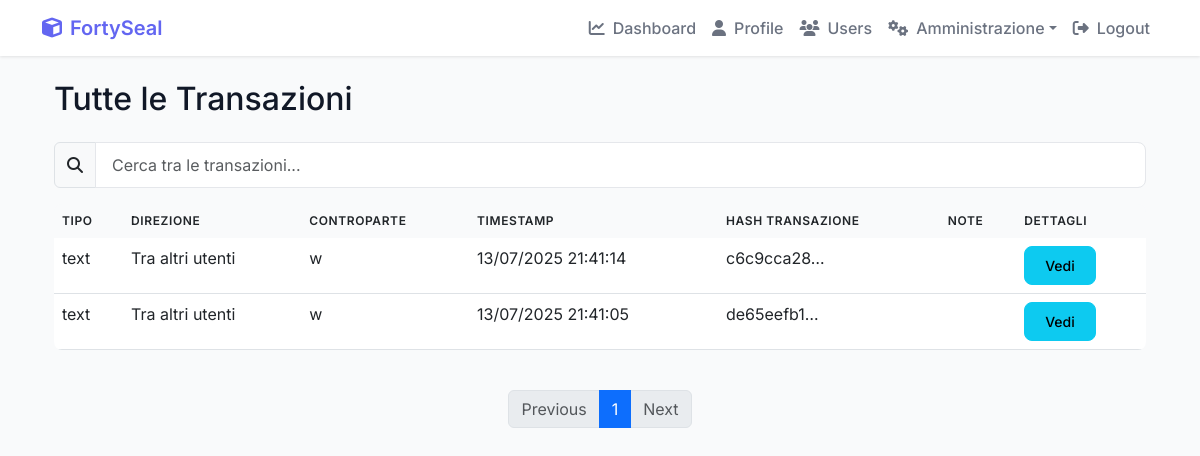
Page /all-transactions/ (signed in) on the earlier database version.
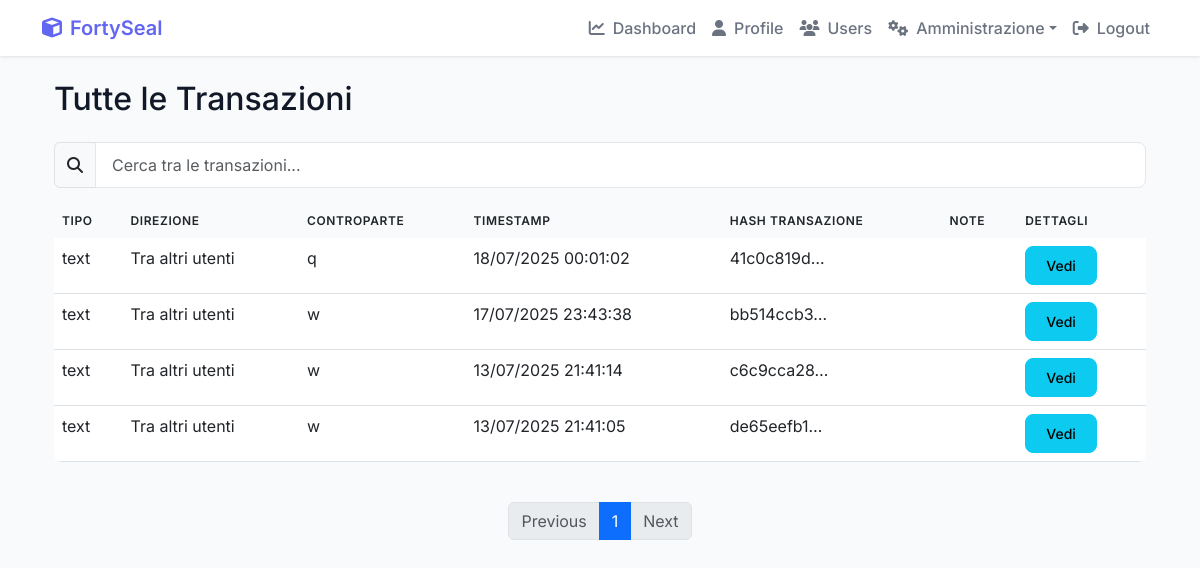
Same page on the later database version.
### Cripto1/models.py (models this page shows, shortened)
class Transaction(models.Model):
    TRANSACTION_TYPES = [
        ('text', 'Text Message'),
        ('file', 'File Upload'),
    ]
    block = models.ForeignKey(Block, on_delete=models.CASCADE, related_name='transactions', null=True, blank=True)
    type = models.CharField(max_length=50, choices=TRANSACTION_TYPES)
    sender = models.ForeignKey(User, on_delete=models.CASCADE, related_name='sent_transactions')
    receiver = models.ForeignKey(User, on_delete=models.CASCADE, related_name='received_transactions')
    sender_public_key = models.TextField(null=True, blank=True)  # Nuovo campo
    content = models.TextField(blank=True)  # For text messages
    file = models.FileField(upload_to='transaction_files/', null=True, blank=True,
                          validators=[FileExtensionValidator(allowed_extensions=['pdf', 'csv', 'xlsx', 'xls', 'doc', 'docx', 'txt'])])
    timestamp = models.FloatField()
    transaction_hash = models.CharField(max_length=255, unique=True)
    signature = models.TextField(null=True, blank=True)
    is_encrypted = models.BooleanField(default=False)
    original_filename = models.CharField(max_length=255, blank=True, null=True) # Per salvare il nome originale del file cifrato
    encrypted_symmetric_key = models.BinaryField(null=True, blank=True) # Per la chiave simmetrica cifrata del file
    receiver_public_key_at_encryption = models.TextField(null=True, blank=True) # Public key of receiver at the time of encryption
    max_downloads = models.IntegerField(null=True, blank=True, default=None) # Numero massimo di download consentiti
    current_downloads = models.IntegerField(default=0) # Contatore dei download effettuati
    is_viewed = models.BooleanField(default=False) # Indica se la transazione è stata visualizzata dal destinatario
    sender_encrypted_content = models.TextField(blank=True, null=True)  # Contenuto crittografato per il mittente (per messaggi di testo)
    sender_encrypted_symmetric_key = models.BinaryField(null=True, blank=True)  # Chiave simmetrica crittografata per il mittente (per file)

### Cripto1/views.py (the view)
# urls.py: path('all-transactions/', views.all_transactions_view, name='all_transactions'),
@login_required
def all_transactions_view(request):
    if request.user.is_superuser:
        transactions_list = Transaction.objects.all().order_by('-timestamp')
    else:
        transactions_list = Transaction.objects.filter(
            models.Q(sender=request.user) |
            models.Q(receiver=request.user)
        ).order_by('-timestamp')
    for tx in transactions_list:
        tx.timestamp_datetime = datetime.fromtimestamp(tx.timestamp, tz=timezone.get_current_timezone())
        if tx.sender == request.user:
            tx.direction = "Inviata"
        elif tx.receiver == request.user:
            tx.direction = "Ricevuta"
        else:
            tx.direction = "Tra altri utenti"
    paginator = Paginator(transactions_list, 10) # Show 10 transactions per page
    page = request.GET.get('page')
    try:
        transactions = paginator.page(page)
    except PageNotAnInteger:
        transactions = paginator.page(1)
    except EmptyPage:
        transactions = paginator.page(paginator.num_pages)
    context = {
        'all_transactions': transactions,
    }
    return render(request, 'Cripto1/all_transactions.html', context)

### Cripto1/models.py (called while the page is built)
    def is_locked(self):
        if self.locked_until and timezone.now() < self.locked_until:
            return True
        return False

    def update_last_login(self, ip_address=None):
        self.last_login_date = timezone.now()
        if ip_address:
            self.last_login_ip = ip_address
        self.save()

### Cripto1/templates/Cripto1/all_transactions.html (shortened to what this page needs)
{% extends 'Cripto1/base.html' %}
{% block content %}
<div class="container mt-4">
    <h2 class="mb-4">Tutte le Transazioni</h2>
    <div class="mb-3">
        <div class="input-group">
            <span class="input-group-text"><i class="fas fa-search"></i></span>
            <input type="text" id="transactionSearch" class="form-control" placeholder="Cerca tra le transazioni...">
        </div>
    </div>
    <div class="table-responsive d-none d-md-block">
        <table class="table" id="transactionsTable">
            <thead>
                <tr>
                    <th>Tipo</th>
                    <th>Direzione</th>
                    <th>Controparte</th>
                    <th>Timestamp</th>
                    <th>Hash Transazione</th>
                    <th>Note</th>
                    <th>Dettagli</th>
                </tr>
            </thead>
            <tbody>
                {% for tx in all_transactions %}
                <tr>
                    <td>{{ tx.type }}</td>
                    <td>{{ tx.direction }}</td>
                    <td>
                        {% if tx.sender.userprofile.user_key == request.user.userprofile.user_key %}
                            {{ tx.receiver.username|truncatechars:10 }}
                        {% else %}
                            {{ tx.sender.username|truncatechars:10 }}
                        {% endif %}
                    </td>
                    <td>{{ tx.timestamp_datetime|date:"d/m/Y H:i:s" }}</td>
                    <td>{{ tx.transaction_hash|truncatechars:10 }}</td>
                    <td>{{ tx.notes }}</td>
                    <td><a href="{% url 'Cripto1:transaction_details' tx.id %}" class="btn btn-info btn-sm">Vedi</a></td>
                </tr>
                {% endfor %}
            </tbody>
        </table>
    </div>
    <nav aria-label="Page navigation" class="mt-4">
        <ul class="pagination justify-content-center">
            {% if all_transactions.has_previous %}
                <li class="page-item"><a class="page-link" href="?page={{ all_transactions.previous_page_number }}">Previous</a></li>
            {% else %}
                <li class="page-item disabled"><a class="page-link" href="#">Previous</a></li>
            {% endif %}
            {% for num in all_transactions.paginator.page_range %}
                {% if all_transactions.number == num %}
                    <li class="page-item active"><a class="page-link" href="?page={{ num }}">{{ num }}</a></li>
                {% else %}
                    <li class="page-item"><a class="page-link" href="?page={{ num }}">{{ num }}</a></li>
                {% endif %}
            {% endfor %}
            {% if all_transactions.has_next %}
                <li class="page-item"><a class="page-link" href="?page={{ all_transactions.next_page_number }}">Next</a></li>
            {% else %}
                <li class="page-item disabled"><a class="page-link" href="#">Next</a></li>
            {% endif %}
        </ul>
    </nav>
</div>
{% endblock %}

### Cripto1/templates/Cripto1/base.html (shortened to what this page needs)
<!DOCTYPE html>
<html lang="it">
<head>
    <link href="https://cdn.jsdelivr.net/npm/bootstrap@5.3.0/dist/css/bootstrap.min.css" rel="stylesheet">
    <link href="https://cdnjs.cloudflare.com/ajax/libs/font-awesome/6.4.0/css/all.min.css" rel="stylesheet">
</head>
<body>
    <nav class="navbar navbar-expand-lg navbar-light mb-4">
        <div class="container">
            <a class="navbar-brand d-flex align-items-center" href="{% if user.is_authenticated %}{% url 'Cripto1:dashboard' %}{% else %}{% url 'Cripto1:home' %}{% endif %}">
                <i class="fas fa-cube me-2"></i> FortySeal
            </a>
            <div class="collapse navbar-collapse" id="navbarNav">
                <ul class="navbar-nav ms-auto">
                    {% if user.is_authenticated %}
                        <li class="nav-item">
                            <a class="nav-link d-flex align-items-center" href="{% url 'Cripto1:dashboard' %}">
                                <i class="fas fa-chart-line me-2"></i> Dashboard
                            </a>
                        </li>
                        <li class="nav-item">
                            <a class="nav-link d-flex align-items-center" href="{% url 'Cripto1:personal_profile' %}">
                                <i class="fas fa-user me-2"></i> Profile
                            </a>
                        </li>
                        <li class="nav-item">
                            <a class="nav-link d-flex align-items-center" href="{% url 'Cripto1:users_feed' %}">
                                <i class="fas fa-users me-2"></i> Users
                            </a>
                        </li>
                        {% if user.is_superuser or user.is_staff %}
                        <li class="nav-item dropdown">
                            <a class="nav-link dropdown-toggle d-flex align-items-center" href="#" id="adminDropdown" role="button" data-bs-toggle="dropdown" aria-expanded="false">
                                <i class="fas fa-cogs me-2"></i> Amministrazione
                            </a>
                        </li>
                        {% endif %}
                        <li class="nav-item">
                            <form action="{% url 'Cripto1:logout' %}" method="post" style="display: inline;">
                                <button type="submit" class="nav-link btn btn-link d-flex align-items-center">
                                    <i class="fas fa-sign-out-alt me-2"></i> Logout
                                </button>
                            </form>
                        </li>
                    {% endif %}
                </ul>
            </div>
        </div>
    </nav>
    <div class="container">
        {% block content %}
        {% endblock %}
    </div>
</body>
</html>

### Cripto1/templates/Cripto1/base.html (style rules this page uses)
:root { --primary-color: #6366f1; --secondary-color: #4f46e5; --success-color: #22c55e; --danger-color: #ef4444; --warning-color: #f59e0b; --info-color: #3b82f6; --background-color: #f9fafb; --card-background: #ffffff; --text-primary: #111827; --text-secondary: #6b7280; --bottom-nav-height: 56px; }
body { font-family: 'Inter', sans-serif; background-color: var(--background-color); color: var(--text-primary); }
.navbar { background-color: var(--card-background); box-shadow: 0 1px 3px rgba(0,0,0,0.1); }
.navbar-brand { font-weight: 600; color: var(--primary-color) !important; }
.nav-link { font-weight: 500; color: var(--text-secondary) !important; transition: color 0.2s ease; }
.btn { font-weight: 500; border-radius: 8px; padding: 0.5rem 1.25rem; transition: all 0.2s ease; }
.table { border-radius: 8px; overflow: hidden; }
.table thead th { background-color: var(--background-color); border-bottom: none; font-weight: 600; text-transform: uppercase; font-size: 0.75rem; letter-spacing: 0.05em; }
.form-control { border-radius: 8px; border: 1px solid #e5e7eb; padding: 0.625rem 1rem; }
:root { --primary-color: #6366f1; --secondary-color: #4f46e5; --success-color: #22c55e; --danger-color: #ef4444; --warning-color: #f59e0b; --info-color: #3b82f6; --background-color: #f9fafb; --card-background: #ffffff; --text-primary: #111827; --text-secondary: #6b7280; }

Differences in the rows shown:
added Transaction: type "text", direction "Tra altri utenti", sender.username "q", timestamp_datetime "18/07/2025 00:01:02", transaction_hash "41c0c819d…"
added Transaction: type "text", direction "Tra altri utenti", sender.username "w", timestamp_datetime "17/07/2025 23:43:38", transaction_hash "bb514ccb3…"
